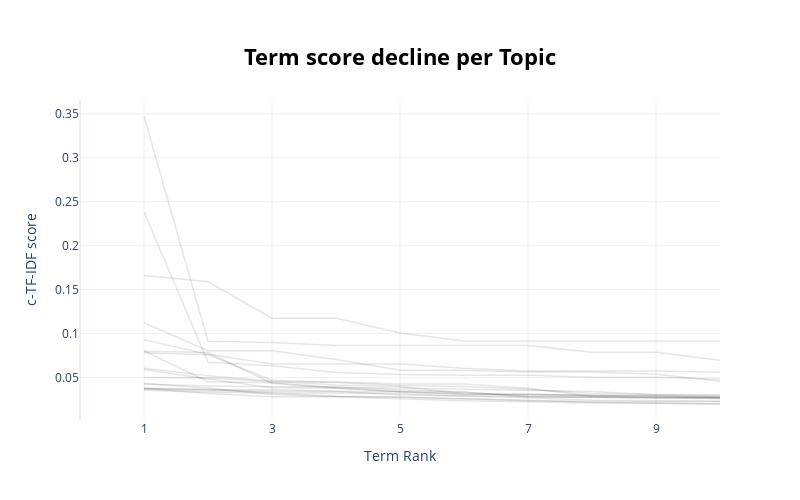

The code cell stored with this chart in its notebook:
### Code cell
topic_model.visualize_term_rank(data)

### Figure 1 — Plotly figure (JSON) as saved in the notebook; plotly's stock layout.template omitted (floating-point values rounded to 4 significant figures)
{"data": [{"hovertext": "<b>Topic -1</b>:the_to_it_and_of_my_in_that_was_yo", "line": {"color": "black", "width": 1.5}, "mode": "lines+lines", "name": "", "opacity": 0.1, "type": "scatter", "x": [1, 2, 3, 4, 5, 6, 7, 8, 9, 10], "y": [0.03801, 0.03183, 0.02826, 0.02808, 0.0258, 0.02356, 0.02256, 0.02102, 0.02086, 0.01995]}, {"hovertext": "<b>Topic 0</b>:the_and_to_he_my_was_me_it_in_that", "line": {"color": "black", "width": 1.5}, "mode": "lines+lines", "name": "", "opacity": 0.1, "type": "scatter", "x": [1, 2, 3, 4, 5, 6, 7, 8, 9, 10], "y": [0.03547, 0.03337, 0.0325, 0.02885, 0.02797, 0.02543, 0.02373, 0.02277, 0.0224, 0.02237]}, {"hovertext": "<b>Topic 1</b>:wagner_russian_ukraine_prigozhins_m", "line": {"color": "black", "width": 1.5}, "mode": "lines+lines", "name": "", "opacity": 0.1, "type": "scatter", "x": [1, 2, 3, 4, 5, 6, 7, 8, 9, 10], "y": [0.1123, 0.08047, 0.08047, 0.07053, 0.05827, 0.05827, 0.05646, 0.05643, 0.05365, 0.04584]}, {"hovertext": "<b>Topic 2</b>:the_of_and_that_my_to_was_in_but_we", "line": {"color": "black", "width": 1.5}, "mode": "lines+lines", "name": "", "opacity": 0.1, "type": "scatter", "x": [1, 2, 3, 4, 5, 6, 7, 8, 9, 10], "y": [0.04325, 0.03801, 0.03071, 0.02847, 0.02767, 0.02614, 0.02431, 0.02189, 0.0207, 0.02008]}, {"hovertext": "<b>Topic 3</b>:homemade_pizza_chicken_with_you_yor", "line": {"color": "black", "width": 1.5}, "mode": "lines+lines", "name": "", "opacity": 0.1, "type": "scatter", "x": [1, 2, 3, 4, 5, 6, 7, 8, 9, 10], "y": [0.2384, 0.06731, 0.06344, 0.05565, 0.05342, 0.05254, 0.05254, 0.05048, 0.05048, 0.04813]}, {"hovertext": "<b>Topic 4</b>:movies_movie_is_of_film_the_and_but", "line": {"color": "black", "width": 1.5}, "mode": "lines+lines", "name": "", "opacity": 0.1, "type": "scatter", "x": [1, 2, 3, 4, 5, 6, 7, 8, 9, 10], "y": [0.05927, 0.04832, 0.03843, 0.03825, 0.03391, 0.03338, 0.02868, 0.02752, 0.02697, 0.0261]}, {"hovertext": "<b>Topic 5</b>:game_games_the_of_video_is_and_you_", "line": {"color": "black", "width": 1.5}, "mode": "lines+lines", "name": "", "opacity": 0.1, "type": "scatter", "x": [1, 2, 3, 4, 5, 6, 7, 8, 9, 10], "y": [0.08003, 0.07855, 0.04363, 0.03799, 0.03407, 0.03085, 0.03083, 0.02964, 0.02885, 0.02762]}, {"hovertext": "<b>Topic 6</b>:be_kitten_oc_to_cats_bunny_food_eat", "line": {"color": "black", "width": 1.5}, "mode": "lines+lines", "name": "", "opacity": 0.1, "type": "scatter", "x": [1, 2, 3, 4, 5, 6, 7, 8, 9, 10], "y": [0.05022, 0.04984, 0.04536, 0.0449, 0.04267, 0.04267, 0.03781, 0.02866, 0.0277, 0.02765]}, {"hovertext": "<b>Topic 7</b>:song_prog_songs_is_2023_floyd_pink_", "line": {"color": "black", "width": 1.5}, "mode": "lines+lines", "name": "", "opacity": 0.1, "type": "scatter", "x": [1, 2, 3, 4, 5, 6, 7, 8, 9, 10], "y": [0.08054, 0.04529, 0.04408, 0.03864, 0.03802, 0.03651, 0.03508, 0.0343, 0.03053, 0.02892]}, {"hovertext": "<b>Topic 8</b>:maui_us_condemns_eu_israeli_in_mini", "line": {"color": "black", "width": 1.5}, "mode": "lines+lines", "name": "", "opacity": 0.1, "type": "scatter", "x": [1, 2, 3, 4, 5, 6, 7, 8, 9, 10], "y": [0.09289, 0.07651, 0.06534, 0.06534, 0.06534, 0.06058, 0.05762, 0.05762, 0.05762, 0.05608]}, {"hovertext": "<b>Topic 9</b>:my_to_the_credit_and_bank_on_have_c", "line": {"color": "black", "width": 1.5}, "mode": "lines+lines", "name": "", "opacity": 0.1, "type": "scatter", "x": [1, 2, 3, 4, 5, 6, 7, 8, 9, 10], "y": [0.03819, 0.0367, 0.03276, 0.03274, 0.03187, 0.02873, 0.027, 0.02435, 0.02385, 0.02342]}, {"hovertext": "<b>Topic 10</b>:accent_you_said_what_it_someone_vo", "line": {"color": "black", "width": 1.5}, "mode": "lines+lines", "name": "", "opacity": 0.1, "type": "scatter", "x": [1, 2, 3, 4, 5, 6, 7, 8, 9, 10], "y": [0.07834, 0.07596, 0.04694, 0.04445, 0.04086, 0.03987, 0.03663, 0.0318, 0.03078, 0.03055]}, {"hovertext": "<b>Topic 11</b>:lynn_it_the_was_of_my_that_to_and_", "line": {"color": "black", "width": 1.5}, "mode": "lines+lines", "name": "", "opacity": 0.1, "type": "scatter", "x": [1, 2, 3, 4, 5, 6, 7, 8, 9, 10], "y": [0.03722, 0.03619, 0.03607, 0.03437, 0.03006, 0.02921, 0.02805, 0.02712, 0.02676, 0.02648]}, {"hovertext": "<b>Topic 12</b>:oc_park_the_hailstones_dolomites_4", "line": {"color": "black", "width": 1.5}, "mode": "lines+lines", "name": "", "opacity": 0.1, "type": "scatter", "x": [1, 2, 3, 4, 5, 6, 7, 8, 9, 10], "y": [0.3475, 0.09125, 0.08994, 0.08652, 0.08652, 0.08652, 0.08652, 0.07878, 0.07878, 0.06973]}, {"hovertext": "<b>Topic 13</b>:code_models_llama_model_the_for_wi", "line": {"color": "black", "width": 1.5}, "mode": "lines+lines", "name": "", "opacity": 0.1, "type": "scatter", "x": [1, 2, 3, 4, 5, 6, 7, 8, 9, 10], "y": [0.06063, 0.05218, 0.04592, 0.04152, 0.03983, 0.03164, 0.03133, 0.02938, 0.0292, 0.0286]}, {"hovertext": "<b>Topic 14</b>:rubiales_spanish_hermoso_luis_kiss", "line": {"color": "black", "width": 1.5}, "mode": "lines+lines", "name": "", "opacity": 0.1, "type": "scatter", "x": [1, 2, 3, 4, 5, 6, 7, 8, 9, 10], "y": [0.1661, 0.159, 0.1175, 0.1175, 0.1007, 0.09173, 0.09173, 0.09173, 0.09173, 0.09173]}, {"hovertext": "<b>Topic 15</b>:to_lpt_request_how_fridge_and_it_j", "line": {"color": "black", "width": 1.5}, "mode": "lines+lines", "name": "", "opacity": 0.1, "type": "scatter", "x": [1, 2, 3, 4, 5, 6, 7, 8, 9, 10], "y": [0.04283, 0.04051, 0.03969, 0.03954, 0.03576, 0.03351, 0.02788, 0.02736, 0.02698, 0.02689]}, {"hovertext": "<b>Topic 16</b>:and_to_of_the_amy_book_that_in_is_", "line": {"color": "black", "width": 1.5}, "mode": "lines+lines", "name": "", "opacity": 0.1, "type": "scatter", "x": [1, 2, 3, 4, 5, 6, 7, 8, 9, 10], "y": [0.03713, 0.03511, 0.03455, 0.03432, 0.03375, 0.03133, 0.03039, 0.02998, 0.02912, 0.02702]}], "layout": {"height": 500, "hoverlabel": {"bgcolor": "white", "font": {"family": "Rockwell", "size": 16}}, "showlegend": false, "title": {"font": {"color": "Black", "size": 22}, "text": "<b>Term score decline per Topic</b>", "x": 0.5, "xanchor": "center", "y": 0.9, "yanchor": "top"}, "width": 800, "xaxis": {"dtick": 2, "range": [0, 10], "tick0": 1, "title": {"text": "Term Rank"}}, "yaxis": {"title": {"text": "c-TF-IDF score"}}}}
